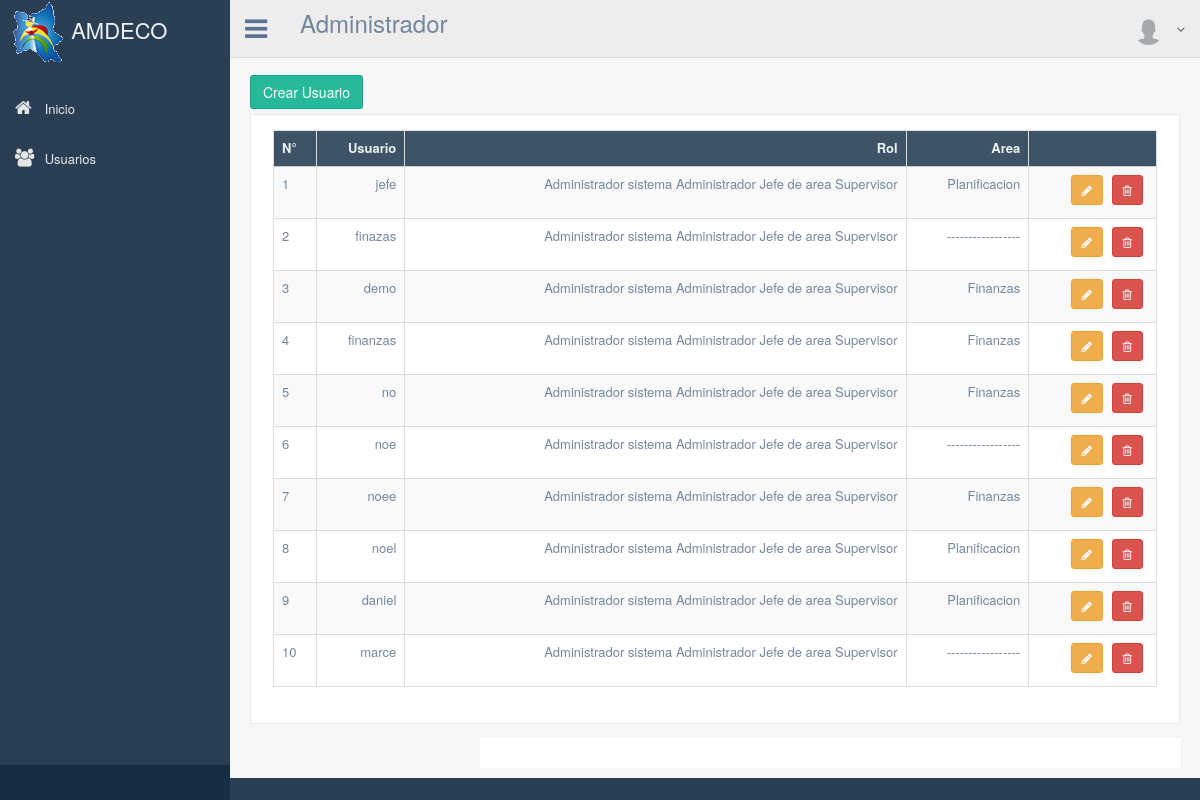
Page /lista_usuarios/ on the earlier database version.
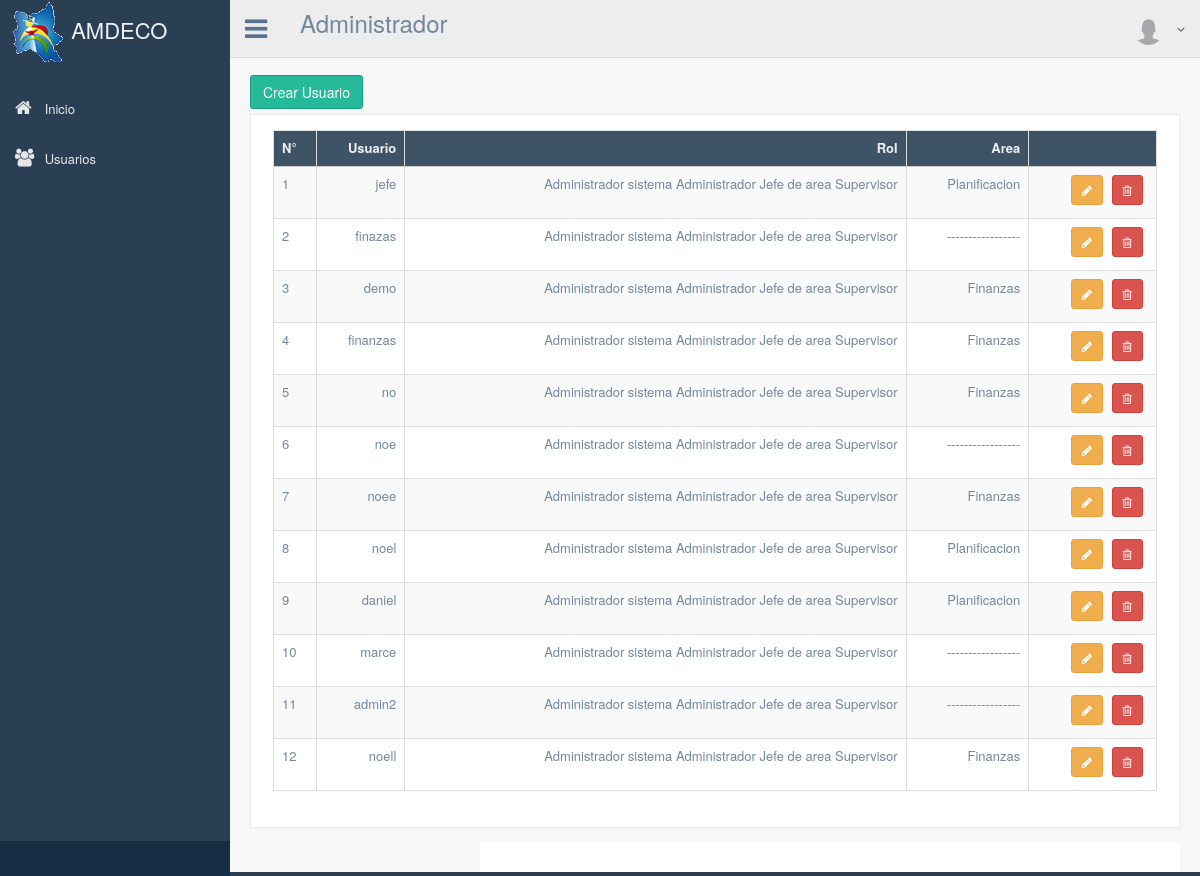
Same page on the later database version.
### apps/users/models.py (models this page shows, shortened)
class User(AbstractBaseUser, PermissionsMixin):
    username = models.CharField(max_length=100, unique=True)
    email = models.EmailField()
    nombre = models.CharField(max_length=200)
    p_apellido = models.CharField(max_length=100)
    s_apellido = models.CharField(max_length=100)
    direccion = models.CharField(max_length=100)
    telefono = models.IntegerField(null=True, blank=True)
    area = models.CharField(max_length=100)
    objects = UserManager()
    is_active = models.BooleanField(default=True)
    is_staff = models.BooleanField(default=False)
    USERNAME_FIELD = 'username'
    REQUIRED_FIELDS = ['email']

### apps/inicio/views.py (the view)
# urls.py: url(r'^lista_usuarios/$', 'apps.inicio.views.ListaUsuarios', name='lista_usuarios'),
def ListaUsuarios(request):
    users = User.objects.filter(is_staff=False)
    variables = RequestContext(request, {'usuarios': users})
    return render_to_response('inicio/listado_usuarios.html', variables)

### templates/inicio/listado_usuarios.html (shortened to what this page needs)
{% extends "base.html" %}
{% block contenido %}
{% load permission_tags %}
        <div class="right_col" role="main">
          <div class="">
            <div class="page-title">
            </div>
            <div class="row">
              <div class="col-md-12 col-sm-12 col-xs-12">
              <a href="/user_create" class="btn btn-success">Crear Usuario</a>
                <div class="x_panel">
                  <div class="x_content">
                    <div class="table-responsive">
                      <table id="" class="table table-striped table-bordered jambo_table mediaTable" cellspacing="0" width="100%">
                        <thead>
                          <tr>
                            <th class="essential persist">N°</th>
                            <th class="oculto">Usuario</th>
                            <th>Rol</th>
                            <th>Area</th>
                            <th class="essential persist"></th>
                          </tr>
                        </thead>
                        <tbody>
                          {% for u in usuarios %}
                              <tr>
                                <td>{{forloop.counter}}</td>
                                <td>{{ u.username}}</td>
                                <td>
                                  {% if u|has_role:'admin_sistema' %}
                                    Administrador sistema
                                  {% endif %}
                                  {% if u|has_role:'admin' %}
                                    Administrador
                                  {% endif %}
                                  {% if u|has_role:'jefe_area' %}
                                    Jefe de area
                                  {% endif %}
                                  {% if u|has_role:'supervisor' %}
                                    Supervisor
                                  {% endif %}
                                </td>
                                <td>
                                  {% if u.area %}
                                    {{u.area}}
                                  {% else %}
                                    -----------------
                                  {% endif %}
                                </td>
                                <td>
                                  <a href="/editar_user/{{u.pk}}" class="btn btn-warning btn-sm" data-toggle="tooltip" data-original-title="Editar" ><i class="fa fa-pencil"></i></a>
                                  <a  class="btn btn-danger btn-sm" data-toggle="modal" data-original-title="Eliminar"  data-target=".modal-{{ u.pk}}"><i class="fa fa-trash-o"></i> </a>
                                </td>
                              </tr>
                          {% endfor %}
                        </tbody>
                      </table>
                    </div>
                  </div>
              </div>
            </div>
          </div>
        </div>
{% endblock %}

Differences in the rows shown:
added User: username "admin2"
added User: username "noell", area "Finanzas"
